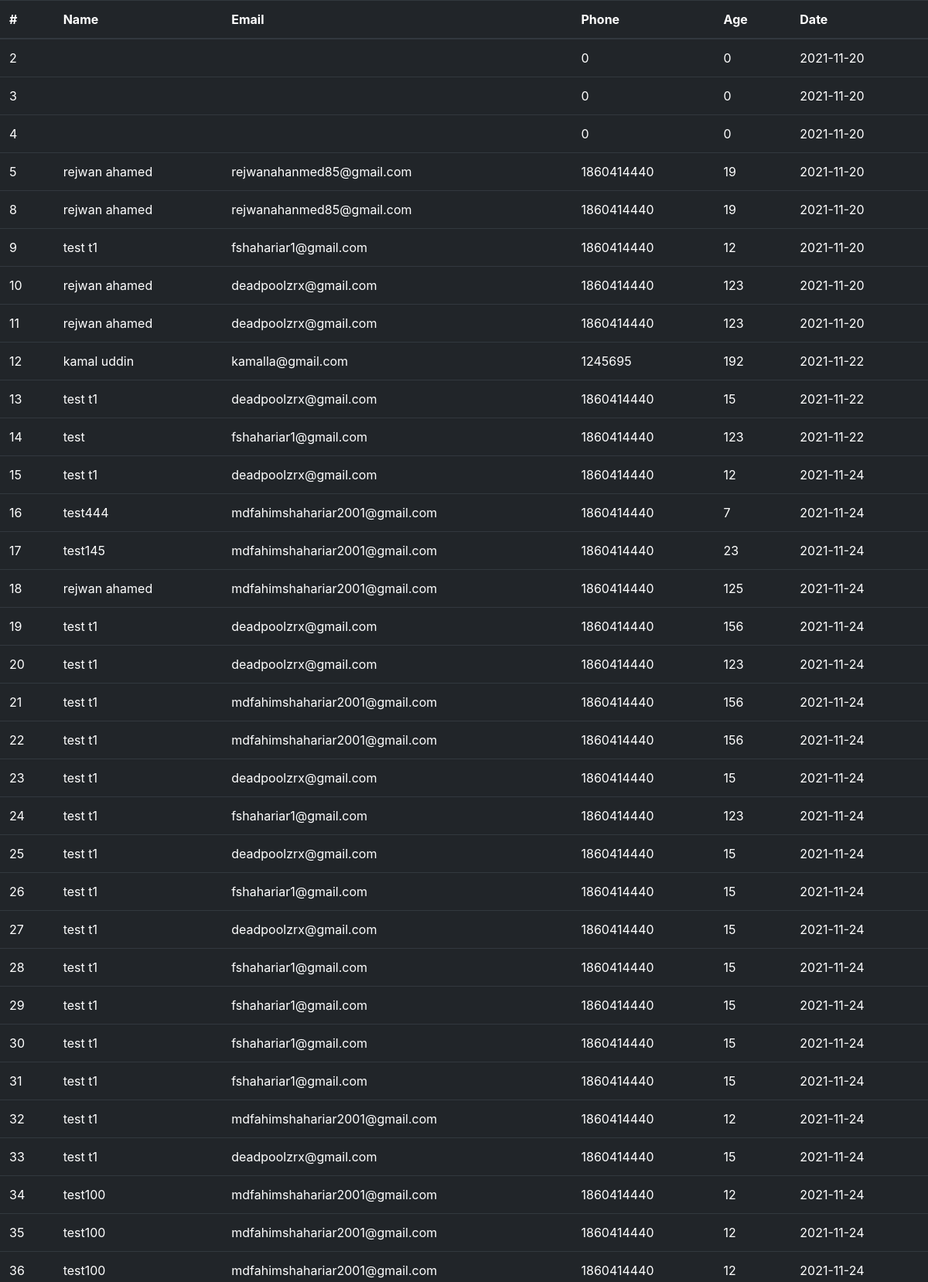
The page /datafatch.php (upper part) on the database its author committed.
### tables this page shows
CREATE TABLE `giveaway` (
  `sno` int(3) NOT NULL,
  `name` text NOT NULL,
  `email` varchar(200) NOT NULL,
  `phone` int(11) NOT NULL,
  `age` int(2) NOT NULL,
  `date` date NOT NULL DEFAULT current_timestamp()
);

### datafatch.php (the view, shortened to what this page needs)
<!doctype html>
<html lang="en">
<head>
    <link rel="stylesheet" href="https://stackpath.bootstrapcdn.com/bootstrap/4.1.3/css/bootstrap.min.css">
</head>
<body>
    <table class="table table-dark">
        <thead>
            <tr>
                <th scope="col">#</th>
                <th scope="col">Name</th>
                <th scope="col">Email</th>
                <th scope="col">Phone</th>
                <th scope="col">Age</th>
                <th scope="col">Date</th>
            </tr>
        </thead>
        <tbody>
            <?php
            $server = "localhost";
            $username = "root";
            $password = "";
            $table = "giveaway";
            $con = mysqli_connect($server, $username, $password, $table);
            $databaseselect = "select * from giveaway";
            $query = mysqli_query($con, $databaseselect);
            while ($fin = mysqli_fetch_array($query)) {
            ?>
                <tr>
                    <td><?php echo $fin['sno'] ?></td>
                    <td><?php echo $fin['name'] ?></td>
                    <td><?php echo $fin['email'] ?></td>
                    <td><?php echo $fin['phone'] ?></td>
                    <td><?php echo $fin['age'] ?></td>
                    <td><?php echo $fin['date'] ?></td>
                </tr>
            <?php
            }
            ?>
        </tbody>
    </table>
</body>
</html>

### rows shown on the page
giveaway: sno "2", phone "0", age "0", date "2021-11-20"
giveaway: sno "3", phone "0", age "0", date "2021-11-20"
giveaway: sno "4", phone "0", age "0", date "2021-11-20"
giveaway: sno "5", name "rejwan ahamed", email "rejwanahanmed85@gmail.com", phone "1860414440", age "19", date "2021-11-20"
giveaway: sno "8", name "rejwan ahamed", email "rejwanahanmed85@gmail.com", phone "1860414440", age "19", date "2021-11-20"
giveaway: sno "9", name "test t1", email "fshahariar1@gmail.com", phone "1860414440", age "12", date "2021-11-20"
giveaway: sno "10", name "rejwan ahamed", email "deadpoolzrx@gmail.com", phone "1860414440", age "123", date "2021-11-20"
giveaway: sno "11", name "rejwan ahamed", email "deadpoolzrx@gmail.com", phone "1860414440", age "123", date "2021-11-20"
giveaway: sno "12", name "kamal uddin", email "kamalla@gmail.com", phone "1245695", age "192", date "2021-11-22"
giveaway: sno "13", name "test t1", email "deadpoolzrx@gmail.com", phone "1860414440", age "15", date "2021-11-22"
giveaway: sno "14", name "test", email "fshahariar1@gmail.com", phone "1860414440", age "123", date "2021-11-22"
giveaway: sno "15", name "test t1", email "deadpoolzrx@gmail.com", phone "1860414440", age "12", date "2021-11-24"
giveaway: sno "16", name "test444", email "mdfahimshahariar2001@gmail.com", phone "1860414440", age "7", date "2021-11-24"
giveaway: sno "17", name "test145", email "mdfahimshahariar2001@gmail.com", phone "1860414440", age "23", date "2021-11-24"
giveaway: sno "18", name "rejwan ahamed", email "mdfahimshahariar2001@gmail.com", phone "1860414440", age "125", date "2021-11-24"
giveaway: sno "19", name "test t1", email "deadpoolzrx@gmail.com", phone "1860414440", age "156", date "2021-11-24"
giveaway: sno "20", name "test t1", email "deadpoolzrx@gmail.com", phone "1860414440", age "123", date "2021-11-24"
giveaway: sno "21", name "test t1", email "mdfahimshahariar2001@gmail.com", phone "1860414440", age "156", date "2021-11-24"
giveaway: sno "22", name "test t1", email "mdfahimshahariar2001@gmail.com", phone "1860414440", age "156", date "2021-11-24"
giveaway: sno "23", name "test t1", email "deadpoolzrx@gmail.com", phone "1860414440", age "15", date "2021-11-24"
giveaway: sno "24", name "test t1", email "fshahariar1@gmail.com", phone "1860414440", age "123", date "2021-11-24"
giveaway: sno "25", name "test t1", email "deadpoolzrx@gmail.com", phone "1860414440", age "15", date "2021-11-24"
giveaway: sno "26", name "test t1", email "fshahariar1@gmail.com", phone "1860414440", age "15", date "2021-11-24"
giveaway: sno "27", name "test t1", email "deadpoolzrx@gmail.com", phone "1860414440", age "15", date "2021-11-24"
giveaway: sno "28", name "test t1", email "fshahariar1@gmail.com", phone "1860414440", age "15", date "2021-11-24"
giveaway: sno "29", name "test t1", email "fshahariar1@gmail.com", phone "1860414440", age "15", date "2021-11-24"
giveaway: sno "30", name "test t1", email "fshahariar1@gmail.com", phone "1860414440", age "15", date "2021-11-24"
giveaway: sno "31", name "test t1", email "fshahariar1@gmail.com", phone "1860414440", age "15", date "2021-11-24"
giveaway: sno "32", name "test t1", email "mdfahimshahariar2001@gmail.com", phone "1860414440", age "12", date "2021-11-24"
giveaway: sno "33", name "test t1", email "deadpoolzrx@gmail.com", phone "1860414440", age "15", date "2021-11-24"
giveaway: sno "34", name "test100", email "mdfahimshahariar2001@gmail.com", phone "1860414440", age "12", date "2021-11-24"
giveaway: sno "35", name "test100", email "mdfahimshahariar2001@gmail.com", phone "1860414440", age "12", date "2021-11-24"
giveaway: sno "36", name "test100", email "mdfahimshahariar2001@gmail.com", phone "1860414440", age "12", date "2021-11-24"
